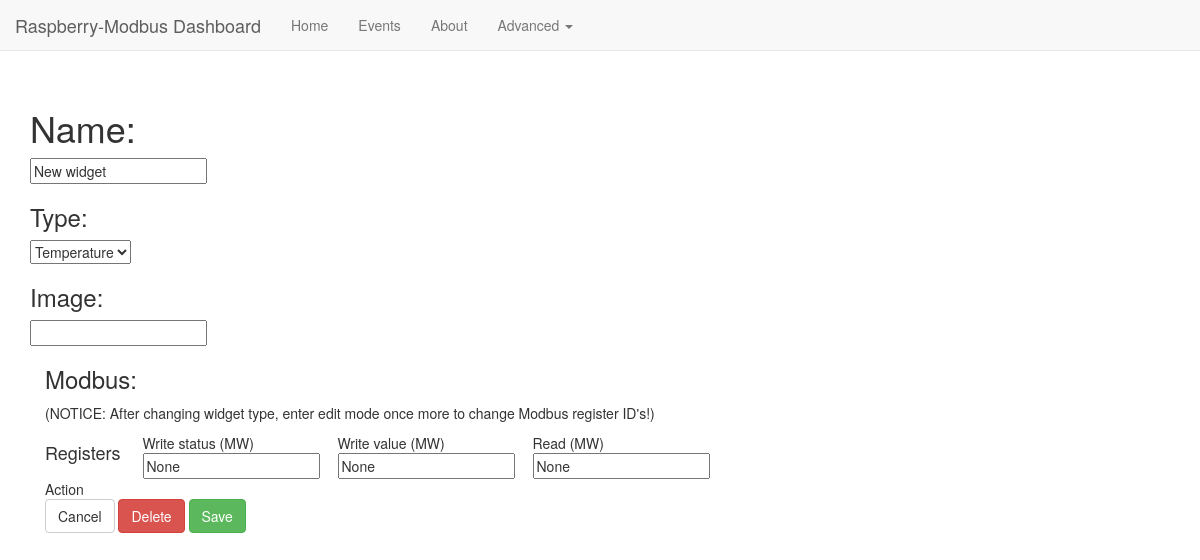
The app's page /edit_widget?widget_id=6 with its own data.
### tables this page shows
CREATE TABLE widgets
(
	id INTEGER not null
		constraint widgets_pk
			primary key autoincrement,
	name TEXT,
	type int default 0 not null,
	folder INTEGER
		constraint widgets_to_folder__fk
			references folder_data,
	img TEXT,
	data_float_0 REAL
, status INTEGER default 0 not null, data_float_1 REAL, modbus_write_0 INTEGER, modbus_read_0 INTEGER, modbus_write_1 INTEGER);

### WebApp/server.py (the view)
@app.route("/edit_widget", methods=['GET', 'POST'])
def edit_widget():
	widget_id = request.args.get('widget_id', 0)
	if not widget_id:
		logger.error (" [Error] edit_widget: no widget_id in form!")
		return redirect(url_for("index"))
	db_context = db.get_db()
	cur = db_context.cursor()
	cur.execute ('SELECT * FROM widgets WHERE id == ?', [widget_id])
	data = {'title':'Edit'}
	data['widget'] = cur.fetchone()
	data['types'] = datastorage.get_widget_types()
	return render_template('edit_widget.html', title="Edit widget", data=data, widget=data['widget'])

### WebApp/datastorage.py (called while the page is built)
def get_widget_types():
    result = [
        {"name":"Light"},
        {"name":"Temperature"},
        {"name":"Blinders"},
        {"name":"Alarm"},
    ]
    for x in range(len(result)):
        result[x]['id'] = x + 1
    return result

### WebApp/db.py (called while the page is built)
def get_db():
    if 'db' not in g:
        g.db = sqlite3.connect(
            'data.sqlite',
            detect_types=sqlite3.PARSE_DECLTYPES
        )
        g.db.row_factory = sqlite3.Row
    return g.db

### WebApp/templates/edit_widget.html (shortened to what this page needs)
{% extends "widget_form.html" %}
{% block content %}
{{ super() }}
<div class = "container">
    <h3>Modbus: </h2>
        <p>(NOTICE: After changing widget type, enter edit mode once more to change Modbus register ID's!)</p>
    <div class="row">
        <h4 class="col-sm-1">Registers</h4>
        <div class="col-sm-2">Write status (MW)<input form="widget" value="{{widget.modbus_write_0}}" name="modbus_write_0"></div>
        {% if widget.type == 2 or widget.type == 4%}
        <div class="col-sm-2">Write value (MW)<input form="widget" value="{{widget.modbus_write_1}}" name="modbus_write_1"></div>
        {% endif %}
        {% if widget.type == 2 or widget.type == 4 %}
        <div class="col-sm-2">Read (MW)<input form="widget" value="{{widget.modbus_read_0}}" name="modbus_read_0"></div>
        {% endif %}
    </div>
</div>
<div class = "container">
    <div class="col-sm2"> Action </div>
    <button form="widget" class="btn btn-default" type="submit" name="Submit" value="Cancel">Cancel</button>
    <button form="widget" class="btn btn-danger" type="submit" name="Submit" value="Delete">Delete</button>
    <button form="widget" class="btn btn-success" type="submit" name="Submit" value="Update" value="Commit">Save</button>
</div>
</form>
</div>
{% endblock %}

### WebApp/templates/widget_form.html (shortened to what this page needs)
{% extends "base_template.html" %}
{% block content %}
<div class="container main">
<form id="widget" action='post_edit'>
    <h1>Name:</h1>
    <input type="text" value="{{widget.name}}" name="name">
    <h3>Type:</h3>
    <select name="type" value="{{widget.type}}">
        {% for x in data.types %}
            <option value="{{x.id}}" {% if x.id == widget.type %} selected {% endif %}>{{x.name}}</option>
        {% endfor %}
    </select>
    <h3>Image:</h1>
    <input type="text" value="{{widget.img}}" name="img">
{% endblock %}

### WebApp/static/style.css (style rules this page uses)
.main { margin-top: 12ex; }

### records on screen
widgets: name "New widget", type "Temperature", modbus_write_0 "None"
